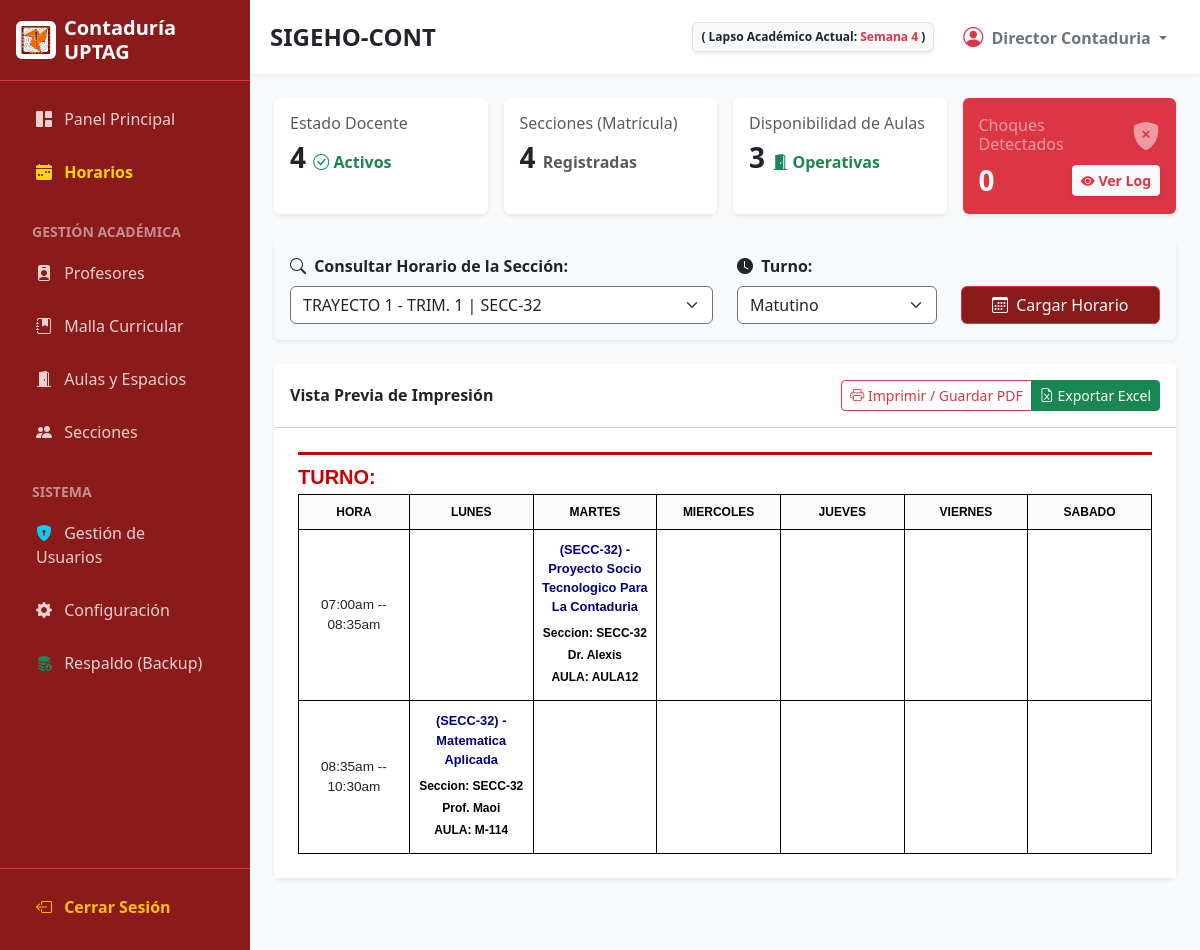
Screenshot of /dashboard.php?seccion_id=6 (signed in) with the database file from the repository.
### tables this page shows
CREATE TABLE `configuracion` (
  `id` int(11) NOT NULL,
  `parametro` varchar(100) NOT NULL,
  `valor` varchar(255) NOT NULL
);

CREATE TABLE `horarios` (
  `id` int(11) NOT NULL,
  `seccion_id` int(11) NOT NULL,
  `materia_id` int(11) NOT NULL,
  `profesor_id` int(11) NOT NULL,
  `aula_id` int(11) NOT NULL,
  `dia_semana` enum('Lunes','Martes','Miercoles','Jueves','Viernes','Sabado') NOT NULL,
  `hora_inicio` time NOT NULL,
  `hora_fin` time NOT NULL
);

CREATE TABLE `secciones` (
  `id` int(11) NOT NULL,
  `codigo` varchar(20) NOT NULL,
  `trayecto` int(11) NOT NULL,
  `trimestre` int(11) NOT NULL DEFAULT 1,
  `cantidad_alumnos` int(11) NOT NULL
);

CREATE TABLE `materias` (
  `id` int(11) NOT NULL,
  `codigo` varchar(20) NOT NULL,
  `nombre` varchar(100) NOT NULL,
  `trayecto` int(11) NOT NULL,
  `horas_semanales` int(11) NOT NULL
);

CREATE TABLE `profesores` (
  `id` int(11) NOT NULL,
  `cedula` varchar(15) NOT NULL,
  `titulo` varchar(20) DEFAULT 'Prof.',
  `nombre` varchar(100) NOT NULL,
  `max_horas` int(11) DEFAULT 5,
  `estado` varchar(20) NOT NULL DEFAULT 'ACTIVO'
);

CREATE TABLE `aulas` (
  `id` int(11) NOT NULL,
  `codigo` varchar(20) NOT NULL,
  `capacidad` int(11) NOT NULL,
  `estado` varchar(20) NOT NULL DEFAULT 'OPERATIVA'
);

### dashboard.php (the view, shortened to what this page needs)
<?php
require 'config/db.php';
$ruta = '';
include 'includes/header.php';
$tot_prof_activos = $conn->query("SELECT COUNT(*) FROM profesores WHERE estado = 'ACTIVO'")->fetchColumn();
$tot_sec = $conn->query("SELECT COUNT(*) FROM secciones")->fetchColumn();
$tot_aulas_operativas = $conn->query("SELECT COUNT(*) FROM aulas WHERE estado = 'OPERATIVA'")->fetchColumn();
$tot_choques = $conn->query("SELECT COUNT(*) FROM log_choques")->fetchColumn();
$stmt_secciones = $conn->query("SELECT id, codigo, trayecto, trimestre FROM secciones ORDER BY trayecto ASC, trimestre ASC, codigo ASC");
$secciones = $stmt_secciones->fetchAll(PDO::FETCH_ASSOC);
$seccion_seleccionada = isset($_GET['seccion_id']) ? (int)$_GET['seccion_id'] : null;
$turno_seleccionado = isset($_GET['turno']) ? strtoupper($_GET['turno']) : '';
$tramos_tiempo = [];
$matriz_horario = [];
$datos_seccion = null;
if ($seccion_seleccionada) {
    $stmt_sec = $conn->prepare("SELECT * FROM secciones WHERE id = ?");
    $stmt_sec->execute([$seccion_seleccionada]);
    $datos_seccion = $stmt_sec->fetch(PDO::FETCH_ASSOC);
    $sql_horario = "SELECT h.*, m.nombre AS materia, p.titulo, p.nombre AS profesor, a.codigo AS aula
                    FROM horarios h
                    INNER JOIN materias m ON h.materia_id = m.id
                    INNER JOIN profesores p ON h.profesor_id = p.id
                    INNER JOIN aulas a ON h.aula_id = a.id
                    WHERE h.seccion_id = :sec_id ";
    $sql_horario .= " ORDER BY h.hora_inicio ASC";
    $stmt_horario = $conn->prepare($sql_horario);
    $stmt_horario->execute(['sec_id' => $seccion_seleccionada]);
    while ($row = $stmt_horario->fetch(PDO::FETCH_ASSOC)) {
        $inicio_str = strtolower(date("h:ia", strtotime($row['hora_inicio'])));
        $fin_str = strtolower(date("h:ia", strtotime($row['hora_fin'])));
        $rango = $inicio_str . " -- " . $fin_str;
        $hora_cruda = $row['hora_inicio'];
        if (!isset($tramos_tiempo[$hora_cruda])) {
            $tramos_tiempo[$hora_cruda] = $rango;
        }
        $dia = $row['dia_semana'];
        $matriz_horario[$hora_cruda][$dia] = $row;
    }
    ksort($tramos_tiempo);
}
?>
<div class="row g-3 mb-4 area-no-imprimir">
    <div class="col-md-3">
        <div class="card shadow-sm border-0 h-100" style="border-left: 4px solid #0d6efd;">
            <div class="card-body">
                <h6 class="text-muted mb-2">Estado Docente</h6>
                <h3 class="fw-bold mb-0"><?php echo $tot_prof_activos; ?> <small class="text-success fs-6"><i class="bi bi-check-circle"></i> Activos</small></h3>
            </div>
        </div>
    </div>
    <div class="col-md-3">
        <div class="card shadow-sm border-0 h-100" style="border-left: 4px solid #198754;">
            <div class="card-body">
                <h6 class="text-muted mb-2">Secciones (Matrícula)</h6>
                <h3 class="fw-bold mb-0"><?php echo $tot_sec; ?> <small class="text-muted fs-6">Registradas</small></h3>
            </div>
        </div>
    </div>
    <div class="col-md-3">
        <div class="card shadow-sm border-0 h-100" style="border-left: 4px solid #ffc107;">
            <div class="card-body">
                <h6 class="text-muted mb-2">Disponibilidad de Aulas</h6>
                <h3 class="fw-bold mb-0"><?php echo $tot_aulas_operativas; ?> <small class="text-success fs-6"><i class="bi bi-door-open-fill"></i> Operativas</small></h3>
            </div>
        </div>
    </div>
    <div class="col-md-3">
        <div class="card shadow-sm border-0 h-100 bg-danger text-white border-0">
            <div class="card-body d-flex flex-column justify-content-center">
                <div class="d-flex justify-content-between align-items-center mb-2">
                    <h6 class="text-white-50 mb-0">Choques Detectados</h6>
                    <i class="bi bi-shield-fill-x fs-3 opacity-50"></i>
                </div>
                <div class="d-flex align-items-center justify-content-between">
                    <h3 class="fw-bold mb-0"><?php echo $tot_choques; ?></h3>
                    <button class="btn btn-sm btn-light text-danger fw-bold shadow-sm" data-bs-toggle="modal" data-bs-target="#modalLog">
                        <i class="bi bi-eye-fill"></i> Ver Log
                    </button>
                </div>
            </div>
        </div>
    </div>
</div>
<div class="card shadow-sm border-0 mb-4 bg-light area-no-imprimir">
    <div class="card-body">
        <form action="dashboard.php" method="GET" class="row align-items-end">
            <div class="col-md-6">
                <label class="form-label fw-bold text-dark"><i class="bi bi-search me-1"></i> Consultar Horario de la Sección:</label>
                <select name="seccion_id" class="form-select border-secondary" required>
                    <?php foreach($secciones as $s): ?>
                        <option value="<?php echo $s['id']; ?>" <?php echo ($seccion_seleccionada == $s['id']) ? 'selected' : ''; ?>>
                            TRAYECTO <?php echo $s['trayecto']; ?> - TRIM. <?php echo $s['trimestre']; ?> | <?php echo $s['codigo']; ?>
                        </option>
                    <?php endforeach; ?>
                </select>
            </div>
            <div class="col-md-3">
                <label class="form-label fw-bold text-dark"><i class="bi bi-clock-fill me-1"></i> Turno:</label>
                <select name="turno" class="form-select border-secondary" required>
                    <option value="MATUTINO" <?php echo ($turno_seleccionado == 'MATUTINO') ? 'selected' : ''; ?>>Matutino</option>
                </select>
            </div>
            <div class="col-md-3">
                <button type="submit" class="btn btn-danger w-100" style="background-color: #8B1A1A;">
                    <i class="bi bi-calendar3 me-1"></i> Cargar Horario
                </button>
            </div>
        </form>
    </div>
</div>
<?php if ($seccion_seleccionada && $datos_seccion): ?>
    <div class="card shadow-sm border-0 mb-5">
        <div class="card-header bg-white py-3 d-flex justify-content-between align-items-center area-no-imprimir">
            <h6 class="mb-0 fw-bold text-dark">Vista Previa de Impresión</h6>
            <div class="btn-group">
                <button class="btn btn-outline-danger btn-sm" onclick="window.print()"><i class="bi bi-printer"></i> Imprimir / Guardar PDF</button>
                <button class="btn btn-success btn-sm" onclick="exportarExcel('tablaHorario', 'Horario_<?php echo $datos_seccion['codigo']; ?>')"><i class="bi bi-file-earmark-excel"></i> Exportar Excel</button>
            </div>
        </div>
        <div class="card-body overflow-auto p-4 bg-white" id="area-impresion">
            <div class="encabezado-siace">
                <h5 style="color: #cc0000; font-weight: bold; margin: 0; font-family: Arial, sans-serif;">
                    TURNO: <?php echo htmlspecialchars($turno_seleccionado); ?>
                </h5>
            </div>
            <table class="tabla-siace" id="tablaHorario">
                <tr>
                    <th style="width: 13%;">HORA</th>
                    <th style="width: 14.5%;">LUNES</th>
                    <th style="width: 14.5%;">MARTES</th>
                    <th style="width: 14.5%;">MIERCOLES</th>
                    <th style="width: 14.5%;">JUEVES</th>
                    <th style="width: 14.5%;">VIERNES</th>
                    <th style="width: 14.5%;">SABADO</th>
                </tr>
                <?php if (empty($tramos_tiempo)): ?>
                    <tr><td colspan="7" class="py-5" style="color: #666; font-size: 0.9rem;">No hay clases asignadas para esta sección en este turno.</td></tr>
                <?php else: ?>
                    <?php
                    $dias = ['Lunes', 'Martes', 'Miercoles', 'Jueves', 'Viernes', 'Sabado'];
                    foreach ($tramos_tiempo as $hora_cruda => $rango_texto):
                    ?>
                        <tr>
                            <td class="celda-hora-siace"><?php echo $rango_texto; ?></td>
                            <?php foreach ($dias as $d): ?>
                                <?php if (isset($matriz_horario[$hora_cruda][$d])):
                                    $clase = $matriz_horario[$hora_cruda][$d];
                                ?>
                                    <td class="celda-datos-siace">
                                        <span class="materia-siace">
                                            (<?php echo htmlspecialchars($datos_seccion['codigo']); ?>) - <?php echo htmlspecialchars($clase['materia']); ?>
                                        </span>
                                        <span class="texto-siace">Seccion: <?php echo htmlspecialchars($datos_seccion['codigo']); ?></span>
                                        <span class="texto-siace">
                                            <?php echo htmlspecialchars($clase['titulo'] ?? 'Prof.') . ' ' . htmlspecialchars($clase['profesor']); ?>
                                        </span>
                                        <span class="texto-siace">AULA: <?php echo htmlspecialchars($clase['aula']); ?></span>
                                    </td>
                                <?php else: ?>
                                    <td></td>
                                <?php endif; ?>
                            <?php endforeach; ?>
                        </tr>
                    <?php endforeach; ?>
                <?php endif; ?>
            </table>
        </div>
    </div>
<?php endif; ?>
<?php include 'includes/footer.php'; ?>

### includes/header.php (shortened to what this page needs)
<?php
$rol_usuario = isset($_SESSION['rol']) ? strtolower($_SESSION['rol']) : '';
$semana_texto = "Sin configurar";
if (isset($conn)) {
    try {
        $stmt_conf = $conn->query("SELECT valor FROM configuracion WHERE parametro = 'fecha_inicio_lapso'");
        if ($stmt_conf) {
            $fecha_inicio_db = $stmt_conf->fetchColumn();
            if ($fecha_inicio_db) {
                $inicio_lapso = new DateTime($fecha_inicio_db);
                $inicio_lapso->setTime(0, 0, 0);
                $hoy = new DateTime();
                $hoy->setTime(0, 0, 0);
                if ($hoy >= $inicio_lapso) {
                    $diff = $inicio_lapso->diff($hoy);
                    $semana_num = floor($diff->days / 7) + 1;
                    if ($semana_num > 12) {
                        $semana_texto = "Trimestre Finalizado";
                    } else {
                        $semana_texto = "Semana " . $semana_num;
                    }
                } else {
                    $semana_texto = "Por iniciar";
                }
            }
        }
    } catch(PDOException $e) {
    }
}
?>
<!DOCTYPE html>
<html lang="es">
<head>
    <link href="https://cdn.jsdelivr.net/npm/bootstrap@5.3.0/dist/css/bootstrap.min.css" rel="stylesheet">
    <link rel="stylesheet" href="https://cdn.jsdelivr.net/npm/bootstrap-icons@1.10.5/font/bootstrap-icons.css">
    <link rel="stylesheet" href="<?php echo $ruta; ?>assets/css/estilos.css">
</head>
<body>
<div class="d-flex">
    <div id="sidebar" class="d-flex flex-column area-no-imprimir">
        <div class="p-3 d-flex align-items-center border-bottom border-danger">
            <img src="<?php echo $ruta; ?>assets/img/logo_conta.jpeg" alt="Logo" width="40" class="rounded me-2 bg-white p-1">
            <h5 class="mb-0 fw-bold">Contaduría UPTAG</h5>
        </div>
        <div class="p-3 flex-grow-1">
            <ul class="nav flex-column gap-1">
                <li class="nav-item">
                    <a href="<?php echo $ruta; ?>dashboard.php" class="nav-link"><i class="bi bi-grid-1x2-fill me-2"></i> Panel Principal</a>
                </li>
                <li class="nav-item">
                    <a href="<?php echo $ruta; ?>modules/horarios/index.php" class="nav-link fw-bold" style="color: #ffd700;"><i class="bi bi-calendar-week-fill me-2"></i> Horarios</a>
                </li>
                <li class="nav-item mt-3 mb-1"><small class="text-white-50 fw-bold px-3">GESTIÓN ACADÉMICA</small></li>
                <li class="nav-item"><a href="<?php echo $ruta; ?>modules/profesores/index.php" class="nav-link"><i class="bi bi-person-badge-fill me-2"></i> Profesores</a></li>
                <li class="nav-item"><a href="<?php echo $ruta; ?>modules/materias/index.php" class="nav-link"><i class="bi bi-journal-bookmark-fill me-2"></i> Malla Curricular</a></li>
                <li class="nav-item"><a href="<?php echo $ruta; ?>modules/aulas/index.php" class="nav-link"><i class="bi bi-door-open-fill me-2"></i> Aulas y Espacios</a></li>
                <li class="nav-item"><a href="<?php echo $ruta; ?>modules/secciones/index.php" class="nav-link"><i class="bi bi-people-fill me-2"></i> Secciones</a></li>
                <?php if($rol_usuario == 'administrador'): ?>
                <li class="nav-item mt-3 mb-1"><small class="text-white-50 fw-bold px-3">SISTEMA</small></li>
                <li class="nav-item"><a href="<?php echo $ruta; ?>modules/usuarios/index.php" class="nav-link"><i class="bi bi-shield-lock-fill text-info me-2"></i> Gestión de Usuarios</a></li>
                <li class="nav-item"><a href="<?php echo $ruta; ?>configuracion.php" class="nav-link"><i class="bi bi-gear-fill me-2"></i> Configuración</a></li>
                <li class="nav-item"><a href="<?php echo $ruta; ?>backup.php" class="nav-link"><i class="bi bi-database-fill-down text-success me-2"></i> Respaldo (Backup)</a></li>
                <?php endif; ?>
            </ul>
        </div>
        <div class="p-3 border-top border-danger">
            <a href="<?php echo $ruta; ?>logout.php" class="nav-link text-warning fw-bold"><i class="bi bi-box-arrow-left me-2"></i> Cerrar Sesión</a>
        </div>
    </div>
    <div id="main-content" class="d-flex flex-column bg-light vh-100 overflow-hidden">
        <nav class="top-navbar d-flex justify-content-between align-items-center area-no-imprimir">
            <div class="d-flex align-items-center">
                <h4 class="mb-0 fw-bold text-dark">SIGEHO-CONT</h4>
            </div>
            <div class="d-flex align-items-center gap-3">
                <span class="badge bg-light text-dark border p-2 shadow-sm d-none d-md-inline">
                    ( Lapso Académico Actual: <span class="text-danger"><?php echo $semana_texto; ?></span> )
                </span>
                <div class="dropdown">
                    <button class="btn btn-white dropdown-toggle fw-bold text-secondary" type="button" data-bs-toggle="dropdown">
                        <i class="bi bi-person-circle text-danger fs-5 me-1"></i> <?php echo isset($_SESSION['nombre']) ? htmlspecialchars($_SESSION['nombre']) : 'Usuario'; ?>
                    </button>
                </div>
            </div>
        </nav>
        <div class="p-4 flex-grow-1 overflow-auto">

### rows the page displays
configuracion: valor "Semana 4"
horarios: seccion.codigo "SECC-32", materia.nombre "Proyecto Socio Tecnologico Para La Contaduria", profesor.titulo "Dr.", profesor.nombre "Alexis", aula.codigo "AULA12"
horarios: seccion.codigo "SECC-32", materia.nombre "Matematica Aplicada", profesor.titulo "Prof.", profesor.nombre "Maoi", aula.codigo "M-114"

### other values shown
$_SESSION['nombre'] "Director Contaduria"
$tot_prof_activos "4"
$tot_sec "4"
$tot_aulas_operativas "3"
$tot_choques "0"
$rango_texto "07:00am -- 08:35am"
$rango_texto "08:35am -- 10:30am"
